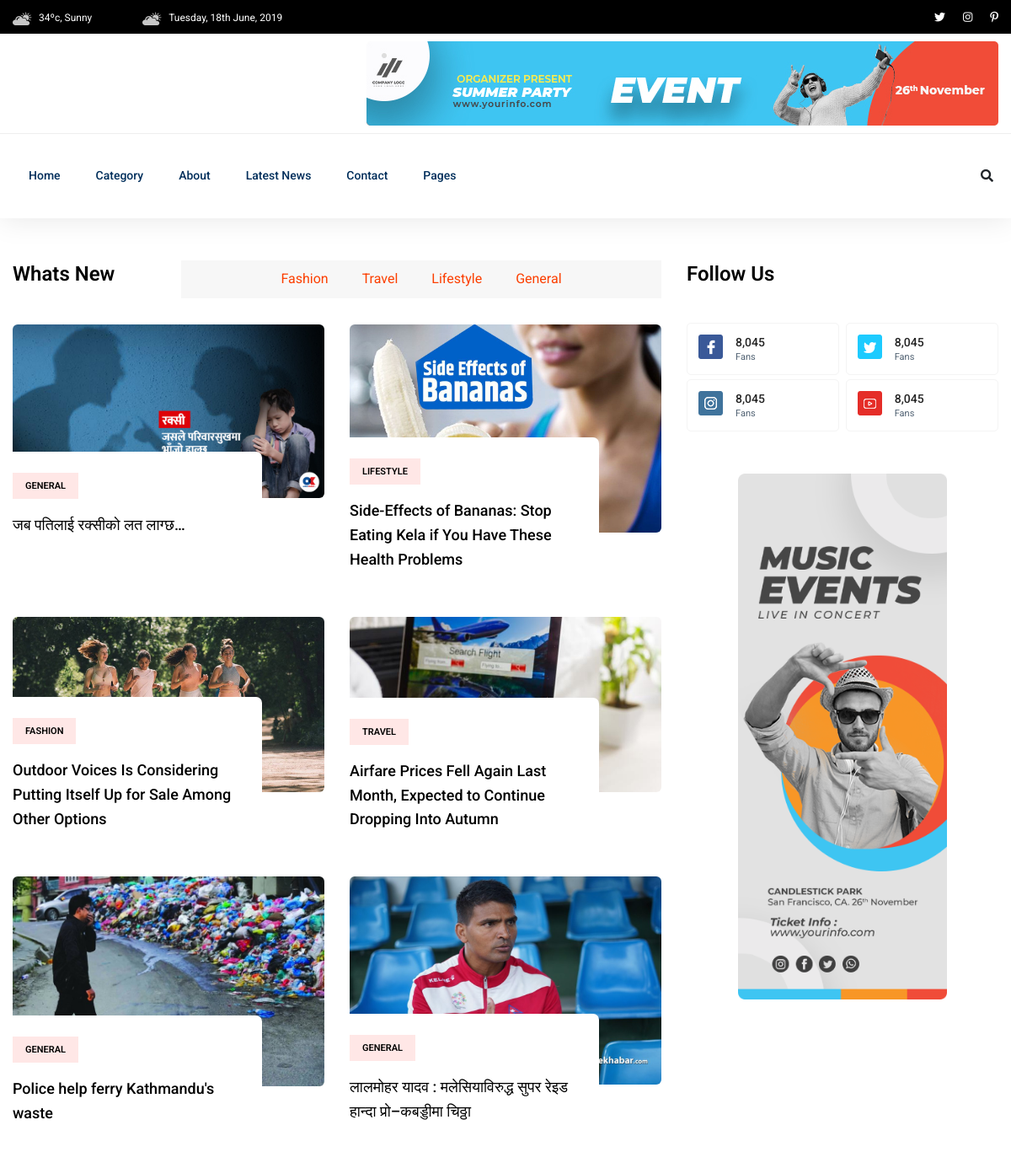
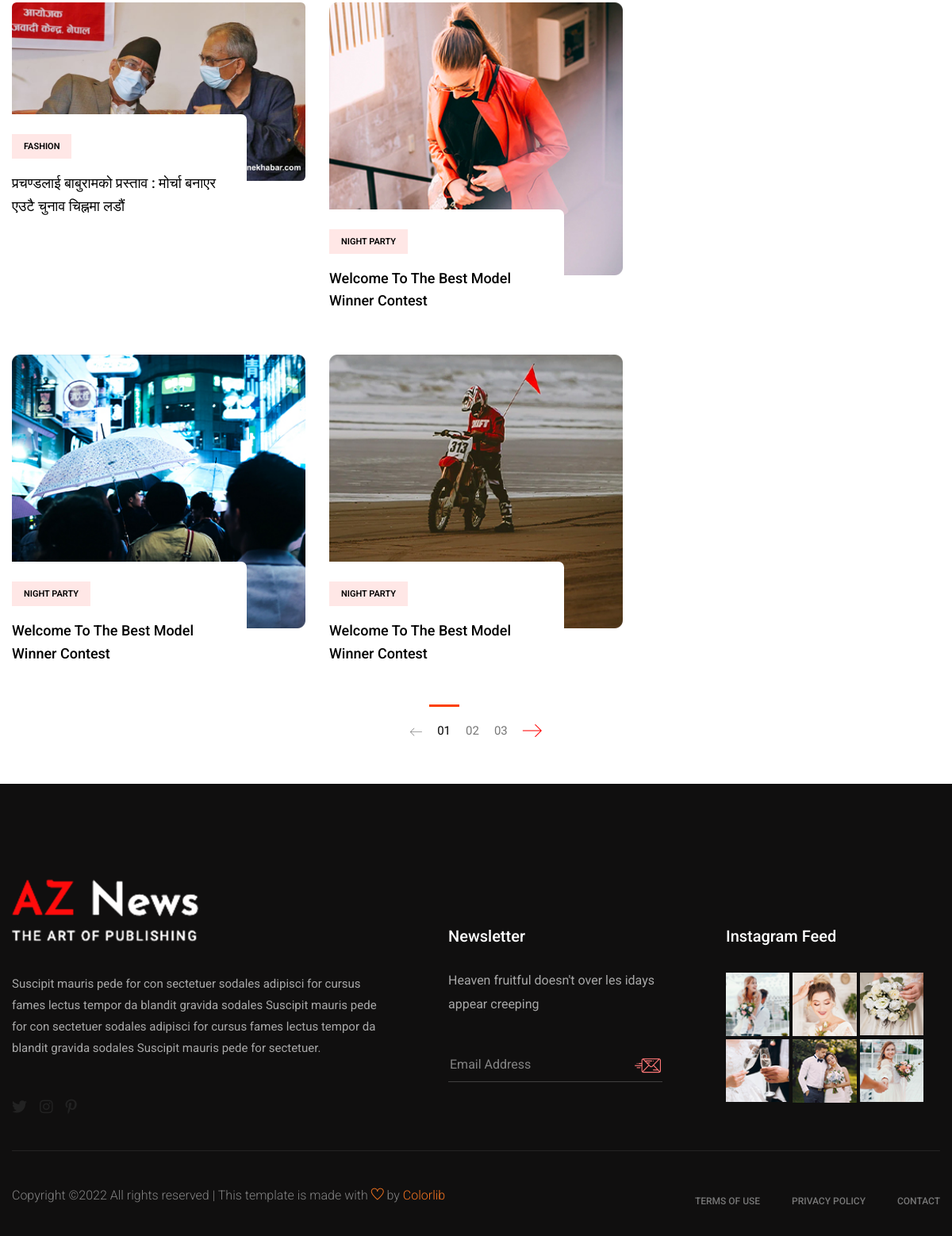
The app's page /categori with its own data (2 pictures, top to bottom).
### app/models.py (models this page shows, shortened)
class Categore(models.Model):
    name = models.CharField(choices= categori, default= "General", max_length=50)
    class Meta:
        ordering = ['-id']
    def __str__(self):
        return self.name

class NewsPost(models.Model):
    categorie = models.ForeignKey(Categore, on_delete= models.CASCADE, related_name="cata")
    headline = models.TextField()
    short_description = models.TextField()
    content = models.TextField()
    images = models.ImageField(upload_to ='newsimage')
    reporter = models.CharField(max_length=50)
    date_created = models.DateTimeField(auto_now= True)
    date_updated = models.DateTimeField(auto_now = True)
    status = models.CharField(choices=status, default="2", max_length=50)
    views = models.IntegerField(default=0)
    class Meta:
        ordering = ['-id',]

### app/views.py (the view)
# urls.py: path('categori', views.categori, name='cagetori'),
def categori(request):
    cata = Categore.objects.all()
    news = NewsPost.objects.all()
    return render(request,'app/categori.html', {'data':cata, 'news':news})

### app/templates/app/categori.html (shortened to what this page needs)
{% extends 'app/base.html' %}
{% load static %}
{% block content %}
    <main>
    <section class="whats-news-area pt-50 pb-20">
        <div class="container">
            <div class="row">
            <div class="col-lg-8">
                <div class="row d-flex justify-content-between">
                    <div class="col-lg-3 col-md-3">
                        <div class="section-tittle mb-30">
                            <h3>Whats New</h3>
                        </div>
                    </div>
                    <div class="col-lg-9 col-md-9">
                        <div class="properties__button">
                            <nav>
                                <div class="nav nav-tabs" id="nav-tab" role="tablist">
                                    {% for iteam in data %}
                                        <a class="nav-item nav-link active" href="{% url 'category' iteam.id %}" role="tab" aria-controls="nav-home" aria-selected="true">{{ iteam.name }}</a>
                                    {% endfor %}
                                </div>
                            </nav>
                        </div>
                    </div>
                </div>
                <div class="row">
                    <div class="col-12">
                        <div class="tab-content" id="nav-tabContent">
                            <div class="tab-pane fade show active" id="nav-home" role="tabpanel" aria-labelledby="nav-home-tab">
                                <div class="whats-news-caption">
                                    <div class="row">
                                        {% for iteam in news %}
                                        <div class="col-lg-6 col-md-6">
                                            <div class="single-what-news mb-100">
                                                <div class="what-img">
                                                    <img src="{{ iteam.images.url }}" alt="">
                                                </div>
                                                <div class="what-cap">
                                                    <span class="color1">{{ iteam.categorie}}</span>
                                                    <h4><a href="{% url 'post' iteam.id %}">{{ iteam.headline }}</a></h4>
                                                </div>
                                            </div>
                                        </div>
                                        {% endfor %}
                                        <div class="col-lg-6 col-md-6">
                                            <div class="single-what-news mb-100">
                                                <div class="what-img">
                                                    <img src="{% static  'app/img/news/whatNews2.jpg' %}" alt="">
                                                </div>
                                                <div class="what-cap">
                                                    <span class="color1">Night party</span>
                                                    <h4><a href="#">Welcome To The Best Model  Winner Contest</a></h4>
                                                </div>
                                            </div>
                                        </div>
                                        <div class="col-lg-6 col-md-6">
                                            <div class="single-what-news mb-100">
                                                <div class="what-img">
                                                    <img src="{% static 'app/img/news/whatNews3.jpg' %}" alt="">
                                                </div>
                                                <div class="what-cap">
                                                    <span class="color1">Night party</span>
                                                    <h4><a href="#">Welcome To The Best Model  Winner Contest</a></h4>
                                                </div>
                                            </div>
                                        </div>
                                        <div class="col-lg-6 col-md-6">
                                            <div class="single-what-news mb-100">
                                                <div class="what-img">
                                                    <img src="{% static 'app/img/news/whatNews4.jpg' %}" alt="">
                                                </div>
                                                <div class="what-cap">
                                                    <span class="color1">Night party</span>
                                                    <h4><a href="#">Welcome To The Best Model  Winner Contest</a></h4>
                                                </div>
                                            </div>
                                        </div>
                                    </div>
                                </div>
                            </div>
                        </div>
                    </div>
                </div>
            </div>
            <div class="col-lg-4">
                <div class="section-tittle mb-40">
                    <h3>Follow Us</h3>
                </div>
                <div class="single-follow mb-45">
                    <div class="single-box">
                        <div class="follow-us d-flex align-items-center">
                            <div class="follow-social">
                                <a href="#"><img src="{% static 'app/img/news/icon-fb.png' %}" alt=""></a>
                            </div>
                            <div class="follow-count">
                                <span>8,045</span>
                                <p>Fans</p>
                            </div>
                        </div>
                        <div class="follow-us d-flex align-items-center">
                            <div class="follow-social">
                                <a href="#"><img src="{% static 'app/img/news/icon-tw.png' %}" alt=""></a>
                            </div>
                            <div class="follow-count">
                                <span>8,045</span>
                                <p>Fans</p>
                            </div>
                        </div>
                            <div class="follow-us d-flex align-items-center">
                            <div class="follow-social">
                                <a href="#"><img src="{% static 'app/img/news/icon-ins.png' %}" alt=""></a>
                            </div>
                            <div class="follow-count">
                                <span>8,045</span>
                                <p>Fans</p>
                            </div>
                        </div>
                        <div class="follow-us d-flex align-items-center">
                            <div class="follow-social">
                                <a href="#"><img src="{% static 'app/img/news/icon-yo.png' %}" alt=""></a>
                            </div>
                            <div class="follow-count">
                                <span>8,045</span>
                                <p>Fans</p>
                            </div>
                        </div>
                    </div>
                </div>
                <div class="news-poster d-none d-lg-block">
                    <img src="{% static 'app/img/news/news_card.jpg' %}" alt="">
                </div>
            </div>
            </div>
        </div>
    </section>
    <div class="pagination-area pb-45 text-center">
        <div class="container">
            <div class="row">
                <div class="col-xl-12">
                    <div class="single-wrap d-flex justify-content-center">
                        <nav aria-label="Page navigation example">
                            <ul class="pagination justify-content-start">
                              <li class="page-item"><a class="page-link" href="#"><span class="flaticon-arrow roted"></span></a></li>
                                <li class="page-item active"><a class="page-link" href="#">01</a></li>
                                <li class="page-item"><a class="page-link" href="#">02</a></li>
                                <li class="page-item"><a class="page-link" href="#">03</a></li>
                              <li class="page-item"><a class="page-link" href="#"><span class="flaticon-arrow right-arrow"></span></a></li>
                            </ul>
                          </nav>
                    </div>
                </div>
            </div>
        </div>
    </div>
    </main>
 {% endblock content %}

### records on screen
Categore: name "Fashion"
Categore: name "Travel"
Categore: name "Lifestyle"
Categore: name "General"
NewsPost: images (picture), categorie "GENERAL", headline "जब पतिलाई रक्सीको लत लाग्छ…"
NewsPost: images (picture), categorie "LIFESTYLE", headline "Side-Effects of Bananas: Stop Eating Kela if You Have These Health Problems"
NewsPost: categorie "FASHION", headline "Outdoor Voices Is Considering Putting Itself Up for Sale Among Other Options"
NewsPost: categorie "TRAVEL", headline "Airfare Prices Fell Again Last Month, Expected to Continue Dropping Into Autumn"
NewsPost: images (picture), categorie "GENERAL", headline "Police help ferry Kathmandu's waste"
NewsPost: images (picture), categorie "GENERAL", headline "लालमोहर यादव : मलेसियाविरुद्ध सुपर रेइड हान्दा प्रो–कबड्डीमा चिठ्ठा"
NewsPost: images (picture), categorie "FASHION", headline "प्रचण्डलाई बाबुरामको प्रस्ताव : मोर्चा बनाएर एउटै चुनाव चिह्नमा लडौं"
